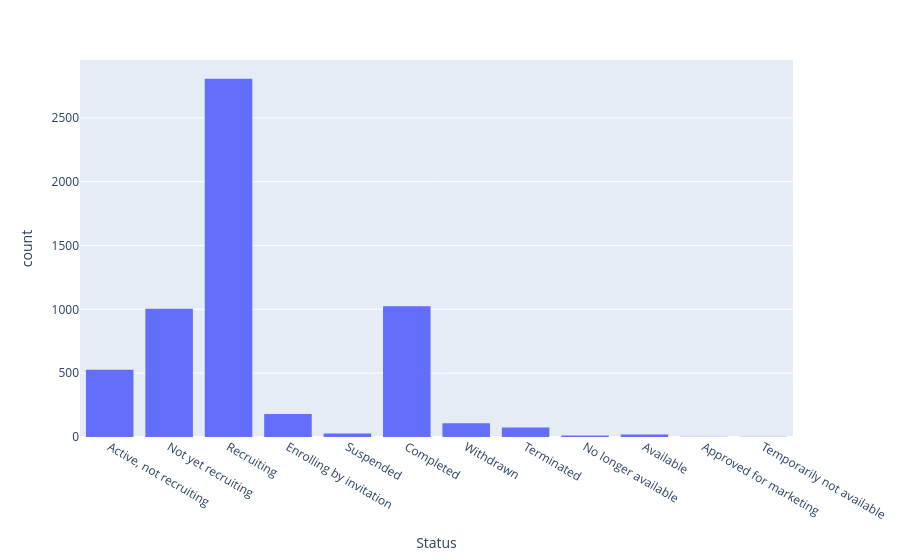

The notebook cell this image was saved under:
### Code cell
fig = px.histogram(DF_Covid, x = 'Status')

fig.show()

### Figure 1 — Plotly figure (JSON) as saved in the notebook; plotly's stock layout.template omitted (floating-point values rounded to 4 significant figures; data arrays with more than 128 entries replaced by an {"elided": "..."} marker saying what was removed)
{"data": [{"bingroup": "x", "hovertemplate": "Status=%{x}<br>count=%{y}<extra></extra>", "legendgroup": "", "marker": {"color": "#636efa", "pattern": {"shape": ""}}, "name": "", "orientation": "v", "showlegend": false, "type": "histogram", "x": {"elided": "5783 str values"}, "xaxis": "x", "yaxis": "y"}], "layout": {"barmode": "relative", "legend": {"tracegroupgap": 0}, "margin": {"t": 60}, "xaxis": {"anchor": "y", "domain": [0, 1], "title": {"text": "Status"}}, "yaxis": {"anchor": "x", "domain": [0, 1], "title": {"text": "count"}}}}
